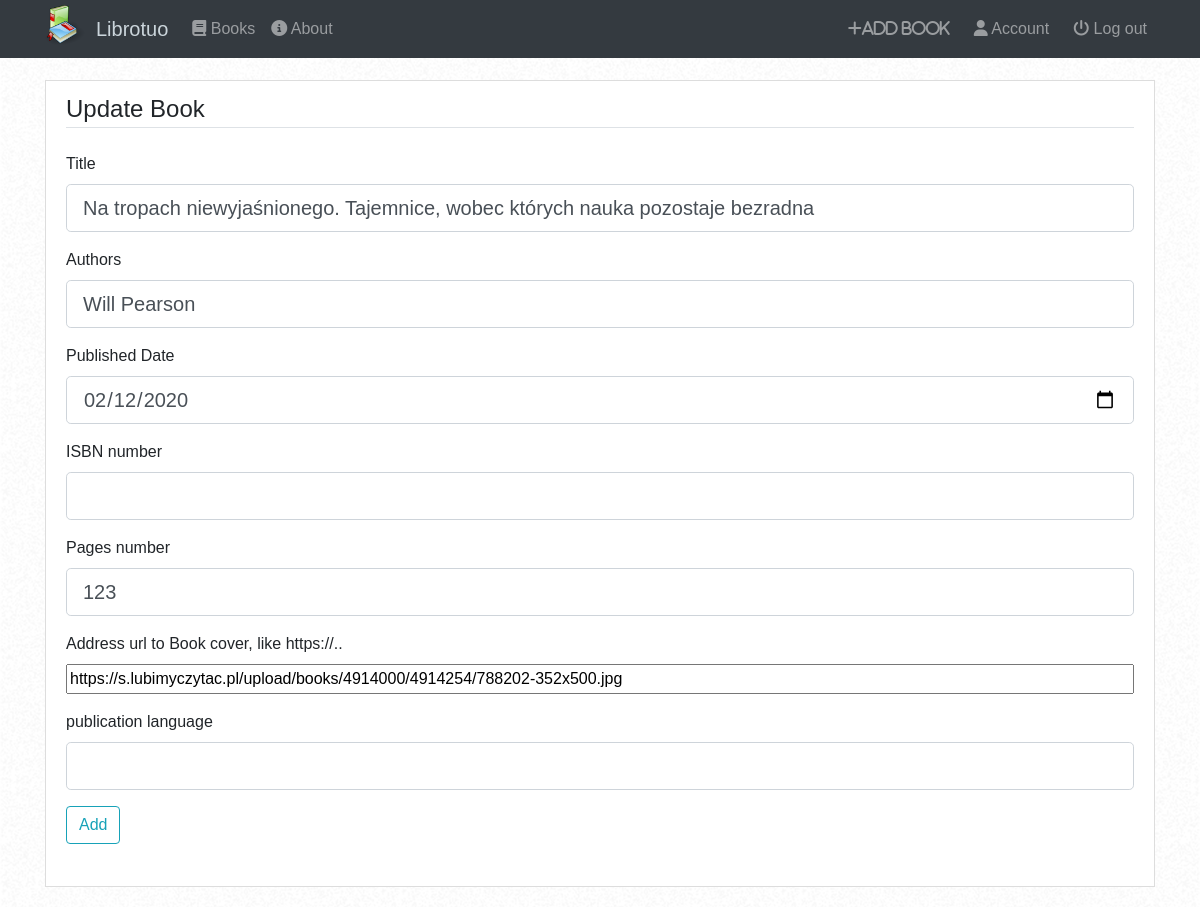
Page /book/5/update (signed in) on the earlier database version.
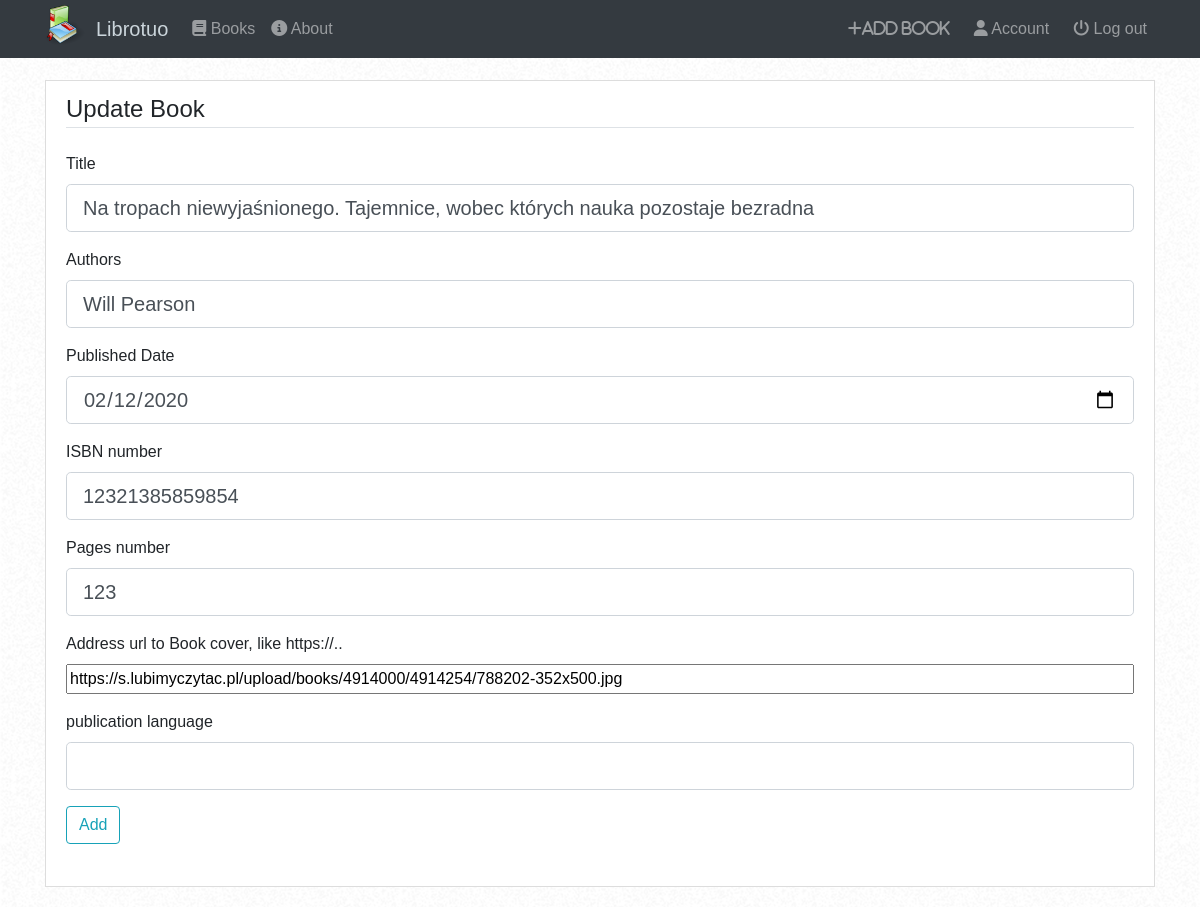
Same page on the later database version.
### librotuo/models.py (models this page shows, shortened)
class Book(db.Model):
    id = db.Column(db.Integer, primary_key=True)
    title = db.Column(db.String(120), nullable=True)
    authors = db.Column(db.String(300), nullable=True)
    published_date = db.Column(db.String(12), nullable=True)
    ISBN_number = db.Column(db.String(300), nullable=True)
    page_number = db.Column(db.Integer, nullable=True)
    cover_url = db.Column(db.String(400), nullable=False,
                          default="https://ibf.org/site_assets/img/" +
                                  "placeholder-book-cover-default.png")
    publication_language = db.Column(db.String(20), nullable=True)
    user_id = db.Column(db.Integer, db.ForeignKey('user.id'), nullable=False)

### librotuo/books/routes.py (the view)
@books.route('/book/<int:book_id>/update', methods=['GET', 'POST'])
@login_required
def update_book(book_id):
    book = Book.query.get_or_404(book_id)
    if book.addedby != current_user:
        abort(403)
    form = BookForm()
    if form.validate_on_submit():
        book.title = form.title.data
        book.authors = form.authors.data
        book.published_date = str(form.published_date.data)
        book.ISBN_number = form.ISBN_number.data
        book.page_number = form.page_number.data
        book.cover_url = form.cover_url.data
        book.publication_language = form.publication_language.data
        db.session.commit()
        flash('Your book has been updated!', 'success')
        return redirect(url_for('books.book', book_id=book.id))
    elif request.method == 'GET':
        form.title.data = book.title
        form.authors.data = book.authors
        form.published_date.data = datetime.strptime(book.published_date,
                                                     "%Y-%m-%d").date()
        form.ISBN_number.data = book.ISBN_number
        form.page_number.data = book.page_number
        form.cover_url.data = book.cover_url
        form.publication_language.data = book.publication_language
    return render_template('add_book.html', title="Update book",
                           form=form, legend="Update Book")

### librotuo/books/forms.py
class BookForm(FlaskForm):
    title = StringField('Title', validators=[DataRequired()])
    authors = StringField('Authors', validators=[DataRequired()])
    published_date = DateField('Published Date')
    ISBN_number = StringField('ISBN number')
    page_number = IntegerField('Pages number')
    cover_url = StringField('Address url to Book cover, like https://..')
    publication_language = StringField('publication language')
    submit = SubmitField('Add')

### librotuo/models.py (called while the page is built)
@login_manager.user_loader
def load_user(user_id):
    return User.query.get(int(user_id))

### librotuo/templates/add_book.html (shortened to what this page needs)
{% extends "layout.html" %}
{% block content %}
<div class="content-section">
    <form action="", method="POST">
        <fieldset class="form-group">
            <legend class="border-bottom mb-4">{{ legend }}</legend>
            <div class="form-group">
                 {{ form.title.label(class="form-control-label") }}
                 {% if form.title.errors %}
                     {{ form.title(class="form-control form-control-lg is-invalid") }}
                     <div class="invalid-feedback">
                         {% for error in form.title.errors %}
                             <span>{{ error }}</span>
                         {% endfor %}
                     </div>
                 {% else %}
                     {{ form.title(class="form-control form-control-lg") }}
                 {% endif %}
             </div>
             <div class="form-group">
                 {{ form.authors.label(class="form-control-label") }}
                 {% if form.authors.errors %}
                     {{ form.authors(class="form-control form-control-lg is-invalid") }}
                     <div class="invalid-feedback">
                         {% for error in form.authors.errors %}
                             <span>{{ error }}</span>
                         {% endfor %}
                     </div>
                 {% else %}
                     {{ form.authors(class="form-control form-control-lg") }}
                 {% endif %}
             </div>
             <div class="form-group">
                {{ form.published_date.label(class="form-control-label") }}
                {% if form.published_date.errors %}
                    {{ form.published_date(class="form-control form-control-lg is-invalid") }}
                    <div class="invalid-feedback">
                        <span>Published date must be in format: yyyy-mm-dd</span>
                    </div>
                {% else %}
                    {{ form.published_date(class="form-control form-control-lg") }}
                {% endif %}
            </div>
            <div class="form-group">
                {{ form.ISBN_number.label(class="form-control-label") }}
                {% if form.ISBN_number.errors %}
                    {{ form.ISBN_number(class="form-control form-control-lg is-invalid") }}
                    <div class="invalid-feedback">
                        {% for error in form.ISBN_number.errors %}
                            <span>{{ error }}</span>
                        {% endfor %}
                    </div>
                {% else %}
                    {{ form.ISBN_number(class="form-control form-control-lg") }}
                {% endif %}
            </div>
            <div class="form-group">
                {{ form.page_number.label(class="form-control-label") }}
                {% if form.page_number.errors %}
                    {{ form.page_number(class="form-control form-control-lg is-invalid") }}
                    <div class="invalid-feedback">
                        <span>Page number must be a number</span>
                    </div>
                {% else %}
                    {{ form.page_number(class="form-control form-control-lg") }}
                {% endif %}
            </div>
            <div class="form-group">
                {{ form.cover_url.label(class="form-control-label") }}
                {% if form.cover_url.errors %}
                    {{ form.cover_url(class="form-control-file date is-invalid") }}
                    <div class="invalid-feedback">
                        {% for error in form.cover_url.errors %}
                            <span>{{ error }}</span>
                        {% endfor %}
                    </div>
                {% else %}
                    {{ form.cover_url(class="form-control-file") }}
                {% endif %}
            </div>
            <div class="form-group">
                {{ form.publication_language.label(class="form-control-label") }}
                {% if form.publication_language.errors %}
                    {{ form.publication_language(class="form-control form-control-lg is-invalid") }}
                    <div class="invalid-feedback">
                        {% for error in form.publication_language.errors %}
                            <span>{{ error }}</span>
                        {% endfor %}
                    </div>
                {% else %}
                    {{ form.publication_language(class="form-control form-control-lg") }}
                {% endif %}
            </div>
        <div class="form-group">
            {{ form.submit(class="btn btn-outline-info") }}
        </div>
    </form>
 </div>
{% endblock content %}

### librotuo/templates/layout.html (shortened to what this page needs)
<!DOCTYPE html>
<html lang="en">
<head>
    <link rel="stylesheet" href="https://stackpath.bootstrapcdn.com/bootstrap/4.4.1/css/bootstrap.min.css">
    <link rel="stylesheet" type="text/css" href="{{ url_for('static', filename='main.css')}}">
</head>
<body>
    <header class="site-header">
        <nav class="navbar navbar-expand-lg navbar-dark bg-dark fixed-top">
            <div class="container">
                    <a class="navbar-brand" href="/">
                        <img id="navLogo" src="/static/images/logo_orginal.png" alt="Logo">
                    </a>
                    <a class="navbar-brand" href="{{ url_for('main.home') }}">Librotuo</a>
                <div class="collapse navbar-collapse" id="navbarCollapse">
                    <ul class="navbar-nav mr-auto">
                        <li class="nav-item">
                            <a class="nav-link" href="{{ url_for('main.home') }}">
                                <i class="fa fa-book"></i>  Books
                            </a>
                        </li>
                        <a class="nav-item nav-link mr-4" href="{{ url_for('main.about') }}">
                            <i class="fa fa-info-circle"></i> About
                        </a>
                    </ul>
                    <div class="navbar-nav">
                        {% if current_user.is_authenticated %}
                            <a class="new-item nav-link mr-2" href="{{ url_for('books.add_book') }}">
                                <i class="fa fa-plus">Add book</i>
                            </a>
                            <a class="nav-item nav-link mr-2" href="{{ url_for('users.account') }}">
                                <i class="fa fa-user"></i> Account
                            </a>
                            <a class="nav-item nav-link" href="{{ url_for('users.logout') }}">
                                <i class="fa fa-power-off"></i> Log out
                            </a>
                        {% endif %}
                    </div>
                </div>
            </div>
        </nav>
</header>
<main role="main" class="container">
    <div class="row">
        <div class="col-md-12">
            {% block content %}{% endblock %}
        </div>
    </div>
</main>
</body>
</html>

### librotuo/static/main.css (style rules this page uses)
body { background-image: url('/static/images/background.png'); margin-top: 5rem; font-family: 'Montserrat', sans-serif; }
#navLogo { margin-top: -10px; margin-right: -5px; height: 40px; width: 40px; }
.site-header .navbar-brand { color: #cbd5db; }
.content-section { background: #ffffff; padding: 10px 20px; border: 1px solid #dddddd; margin-bottom: 20px; }

Differences in the rows shown:
changed Book "Na tropach niewyjaśnionego. Tajemnice, wobec których nauka pozostaje bezradna": ISBN_number (not shown) → "12321385859854"
